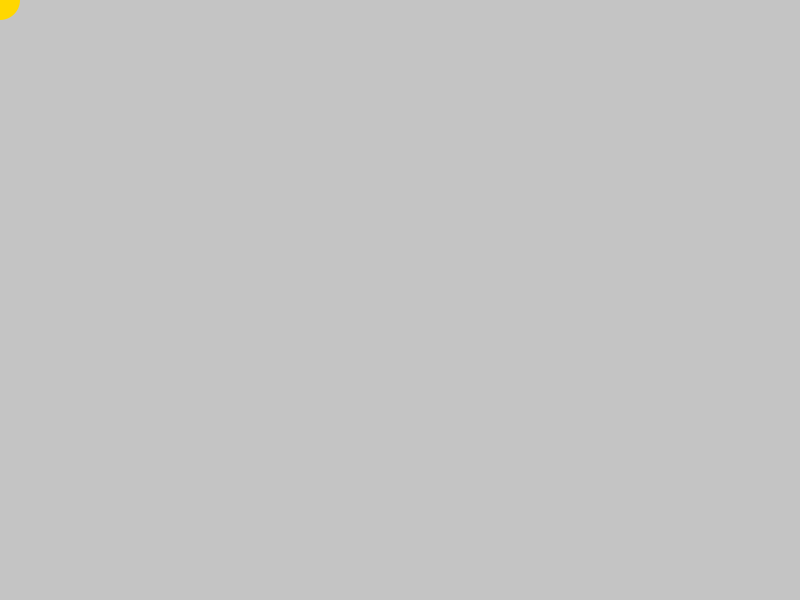
Frame 1 (no input)
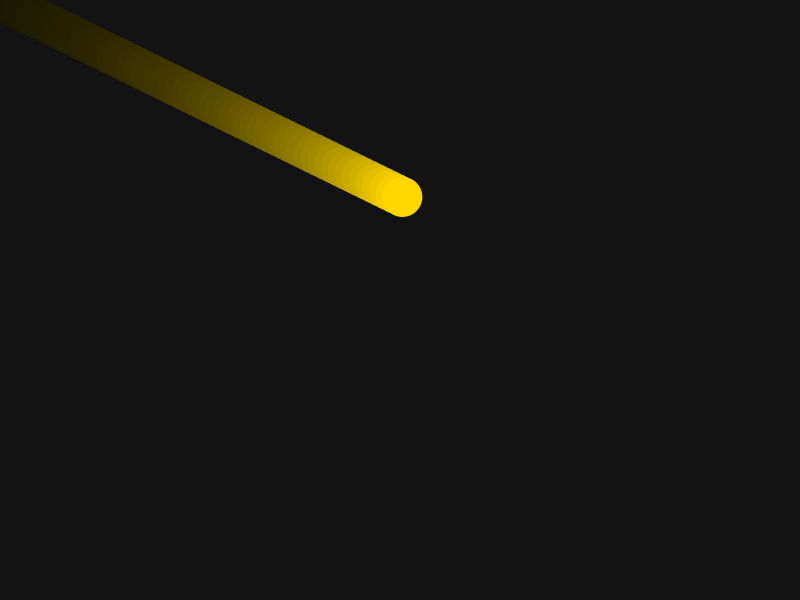
Frame 60 (the mouse pressed at the canvas centre just before this capture)
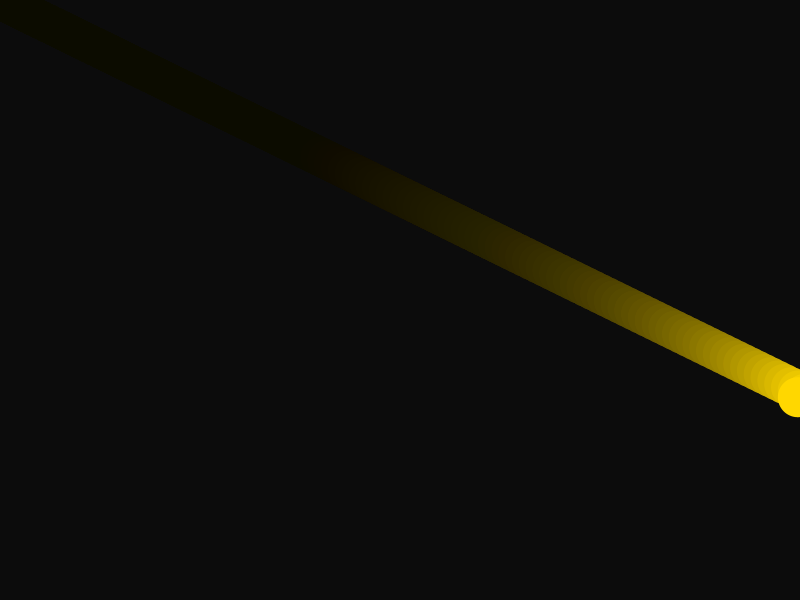
Frame 120 (the mouse held since frame 60 and released just before this capture)

The Processing sketch that drew these frames (run headless with seeded random() and noise(); from frame 60 on, the mouse is pressed at the canvas centre):

// Processing sketch: Day_11_Diagonal_Circle_Vectors
// ── Day_11_Diagonal_Circle_Vectors.pde
Mover m = new Mover(0,0);

void setup()
{
  size(800,600);
  m.velocity.x = random(1,10);
  m.velocity.y = random(1,10);
}

void draw()
{
  noStroke();
  fill(0,0,0,10); //fill above the shape
  rect(0,0,width,height);
  fill(255,215,0);
  m.display();
  m.update();
  m.check();
}

// ── Mover.pde
class Mover
{
  PVector location = new PVector (0,0);
  PVector velocity = new PVector (0,0);
  
  Mover(float _x, float _y) //constructor
  {
    this.location.x = _x;
    this.location.y = _y;
  }
 void display()
 {
   fill(255,215,0);
  circle(this.location.x,this.location.y,40); //drawing the circle
 }
 void update()
 {
   this.location.add(this.velocity);
 }
 
void check()
{
 
  if(this.location.x < 0 || this.location.x > width) this.velocity.x = this.velocity.x * (-1);
  if(this.location.y < 0 || this.location.y > height) this.velocity.y = this.velocity.y * (-1);
  
}
}
